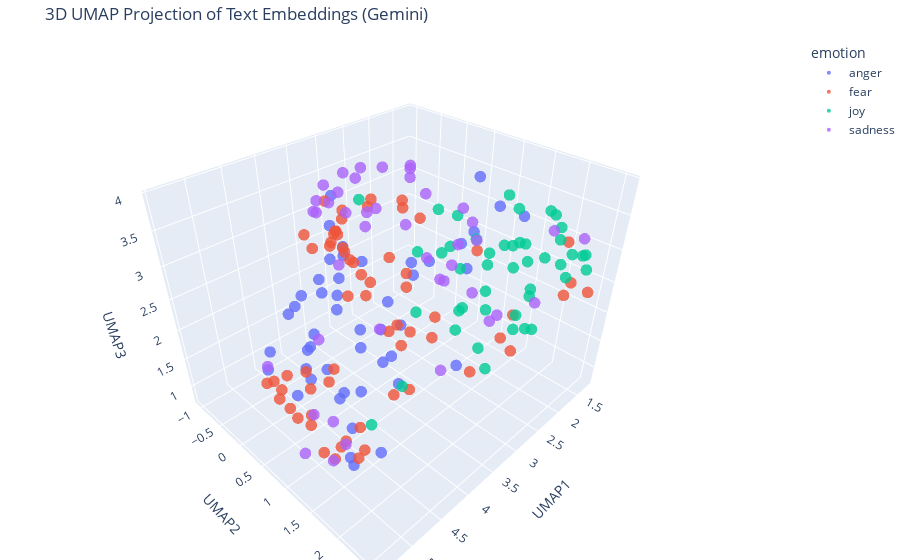

Notebook source saved alongside this figure:
### Markdown cell above
---
##### <a id='toc1_5_8_1_1_'></a>[**>>> Exercise 4 (Take home):**](#toc0_)

Apply UMAP to the same embeddings to reduce the dimensionality to 3D vectors and plot the 3D graph, discuss the differences and similarities with the 2D graph.

### Code cell
#Answer here - ex.4
import pandas as pd
import numpy as np
import umap
import plotly.express as px

#loading the saved sample embeddings [its was given in the previous sections]
train_df_new = pd.read_pickle("./data/train_df_sample_embeddings.pkl")
test_df_new  = pd.read_pickle("./data/test_df_sample_embeddings.pkl")

#combining and preparing matrix
combined_df = pd.concat([train_df_new, test_df_new], ignore_index=True)
X_embeddings = np.array(combined_df["embeddings_values"].tolist())

#umap
reducer_3d = umap.UMAP(
    n_components=3,
    metric="cosine",
    random_state=28
)
embedding_3d = reducer_3d.fit_transform(X_embeddings)

#build plotting frame
plot_3d = pd.DataFrame(embedding_3d, columns=["UMAP1", "UMAP2", "UMAP3"])
plot_3d["emotion"] = combined_df["emotion"].astype(str)
plot_3d["intensity"] = combined_df["intensity"]
plot_3d["text"] = combined_df["text"]

#making the 3D scatter interactive
fig = px.scatter_3d(
    plot_3d,
    x="UMAP1", y="UMAP2", z="UMAP3",
    color="emotion",
    hover_data=["text", "intensity"],
    title="3D UMAP Projection of Text Embeddings (Gemini)"
)
fig.update_traces(marker=dict(size=4, opacity=0.8))
fig.update_layout(margin=dict(l=0, r=0, t=40, b=0))
fig.show()

### Figure 1 — Plotly figure (JSON) as saved in the notebook; plotly's stock layout.template omitted (floating-point values rounded to 4 significant figures)
{"data": [{"customdata": [["I love when #girls are busy in teaching how to #pout while taking #selfie in a mall , their desication is immense #women love #perfection", 0.188], ["@JrDingy96 Ikr people still got a grudge against him for no reason like wtf?!", 0.75], ["Absolutely fuming I've just scratched all my car 😡😡😡😡😡😡", 0.75], ["I don't even #feel #anger anymore can't explain it .. #Tulsa #Charlotte #Trayvon #SandraBland #Philando #Ferguson #BatonRouge #MichaelBrown", 0.479], ["That feel when you travel 700 miles to pick up a form that arrives in the post two days after you leave. ", 0.438], ["@AudreyKare i'm like half expecting some rabid troll to come into my mentions accusing me of being a csa apologist or something lmao", 0.479], ["@AgentTinsley I believe that's what you call the fury of the righteous.", 0.5], ["Love how Megan is raging about this Kendall Jenner photo and I'm sat here like 🤔🙃", 0.396], ["So Rangers v Celtic ll ", 0.229], ["@mdivincenzo9 he's stupid, I hate him lol ", 0.521], ["I can definitely feel my irritation today, lord give me strength", 0.667], ["There's this Bpharm4 guy Eish that guy brings anger into my life. When I see him nje like darkness fills me @RamatsobaneM will know", 0.667], ["Inpouring this letter we are dying over against subsist checking quaint virtuoso ways toward fine huff yours l...", 0.562], ["@thomeagle Just to help maintain and boost our status as a world class centre for education, culture and tolerance. ", 0.167], ["@SapientSoldier timid but determined version of the rabid beasts beyond the land. Growling beneath my restrained breath, I //rip// myself --", 0.542], ["Now that the whole clown rage has scared me shitless, I'm gonna go cry in my room", 0.729], ["-- haired man strides close and watches as the Major flinches away from him, the reaction draws a growl from his throat.  -- (@DocHQuinzel)", 0.322], ["i resent biting my tongue.", 0.396], ["@WBIRSports They're still using his offense, up the middle 3X &amp; punt.", 0.417], ["All hell is breaking loose in Charlotte. #CharlotteProtest #anger #looting", 0.667], ["As if he heard my thought on the ether, my #ex has just posted #facebook pic of himself snuggling up with said #cats... now Im just ", 0.438], ["Take public opinion on revenge with Pakistan if govt is unable to decide. @aajtak @TimesNow @narendramodi", 0.458], ["So my Indian Uber driver just called someone the N word. If I wasn't in a moving vehicle I'd have jumped out #disgusted ", 0.896], ["@swagalini ive been through the denial and anger i am in pure acceptance", 0.491], ["Time wounds all heels.\\n\\n #DrunkJesus #rt #lol #wisdom #quote #comedy #self #Revenge  #hate #time #funny #politics #Trump #POTUS2016", 0.375], ["@RealBD_ @ReyesAverie 47 unarmed blacks killed by white cops in 2015. That many die every month in Chicago wheres the ", 0.625], ["@thedrepabon BLM was outraged by the shooting in NC the other day, turns out the guy pointed gun at police. Wait for facts before outrage", 0.438], ["It's easy to hold a grudge harder to let go.", 0.295], ["@ChronAVT ummm, the blog says 'with Simon Stehr faking 7th'...I'll expect an investigation forthwith. This is an #outrage", 0.688], ["I miss doing nothing someone I care about and attacking their face with kisses. #foreveralone #bitter 😩", 0.5], ["one month til someone's bday and i think it's time to flaunt that I got them something pretty awesome ", 0.143], ["@lynnew69 then he said talking about wills uncontrollable animals when moving to another link. These comments do not help! ", 0.583], ["Standard Candice starting the show with a pout #startasyoumeantogoon #GBBO", 0.33], ["@VodafoneUKhelp @VodafoneUK wow!! My bill is £44.77 and hav a text from u to prove that and you have taken £148!!!!! #swines  #con!", 0.646], ["Egyptian officials expressed frustration and outrage over the Obama/Hillary administration’s support of the Muslim Brotherhood", 0.579], ["can't believe Achilles killed me! ", 0.479], ["Houston might lose a coach tomorrow or by midnight. #yikes ?", 0.312], ["Never forget that 5Live cancelled programs, to allow them to extend 606 so people could call in and detail their outrage after our behaviour", 0.596], ["@RealJamesWoods @KennyCoble saddest part of this whole mess is that all of this #anger is #misdirected they should march 2 the #WhiteHouse", 0.667], ["Sometimes I get mad over something so minuscule I try to ruin somebodies life not like lose your job like get you into federal prison #anger", 0.646], ["@TrevorHMoore @paget_old In Scotland, the right-wingers are the most rabid anti-nationalists. Socialists are mostly in favour.", 0.604], ["Ok scrubbed hands 5 times before trying to put them in.\\nEyeballs #burning \\n#EvenMoreBlind accidentally scared the #cat whilst #screeching", 0.604], ["Might just leave and aggravate bae", 0.417], ["Me being on my dean really saving a lot of ppl, bc I don't snap nomore &amp; it take so much out of me..", 0.348], ["Why to have vanity sizes?Now sizes S,XS(evenXXS sometimes) are too big, WTF?! Dear corporate jerks, Lithuania didn't need this. #rant #angry", 0.708], ["Just joined #pottermore and was sorted into HUFFLEPUFF 😡😡😡 ", 0.438], ["Having a baby born too soon is #lifechanging 6 years on and it feels like only yesterday #sad #happy  #emotionalrollercoaster", 0.354], ["Hate when guys cant control their anger 🙃🙃", 0.646]], "hovertemplate": "emotion=anger<br>UMAP1=%{x}<br>UMAP2=%{y}<br>UMAP3=%{z}<br>text=%{customdata[0]}<br>intensity=%{customdata[1]}<extra></extra>", "legendgroup": "anger", "marker": {"color": "#636efa", "opacity": 0.8, "size": 4, "symbol": "circle"}, "mode": "markers", "name": "anger", "scene": "scene", "showlegend": true, "type": "scatter3d", "x": [1.572, 4.195, 4.635, 4.915, 4.285, 3.307, 3.977, 3.495, 4.512, 4.8, 4.286, 4.422, 2.0, 3.044, 2.49, 3.302, 2.275, 4.066, 4.725, 5.015, 3.878, 4.442, 4.982, 3.022, 4.971, 5.038, 5.166, 4.196, 4.374, 3.739, 1.554, 3.803, 2.89, 4.99, 5.342, 3.805, 4.351, 4.859, 4.839, 4.448, 3.589, 3.579, 3.966, 2.763, 4.659, 4.994, 2.0, 4.497], "y": [1.022, 0.9925, 0.1545, 1.049, -0.03478, 0.419, 1.311, 0.9933, 1.666, 1.28, 0.6202, 0.857, 0.7223, 1.599, 0.2174, -0.335, 0.3722, 0.3756, 1.317, 1.097, 0.1965, 1.899, 0.9974, 1.639, 1.582, 1.072, 1.19, 0.7547, 1.172, 0.02472, 1.419, 0.544, 0.6332, 0.07297, 1.233, 1.077, 0.9306, 1.541, 1.135, 0.5924, 0.7464, -0.1187, 0.8117, 1.507, 0.3502, 0.1944, 0.9607, 0.6933], "z": [3.195, 2.18, 2.488, 2.828, 2.502, 1.66, 2.104, 2.154, 1.065, 1.926, 3.34, 2.81, 2.653, 1.554, 2.329, 2.558, 2.324, 3.602, 0.8608, 2.732, 2.421, 2.333, 2.166, 3.102, 2.34, 2.687, 2.565, 3.525, 1.679, 3.756, 3.179, 1.998, 2.487, 1.738, 2.313, 2.724, 0.8247, 1.015, 2.316, 3.122, 1.422, 2.406, 3.253, 3.451, 2.718, 2.113, 3.75, 3.006]}, {"customdata": [["@Avanquest i have unsubscribed 3 times from your spam emails still coming? STOP THE EMAILS #avanquest #software ", 0.438], ["@RobdotThom @sulphurhoops in fact they need to start making all holidays! Maybe even e dry month pick a theme so we can have them all year", 0.229], ["@LakersTakeover it ain't that serious. #HOUvsNE  #igotbetterthingstodotonightthandie", 0.229], ["Halloween party coming soon! #turnt #ruinT #lit #firesauce #hotsauce #mildsauce #getsauced #champagnedreams #scary #haunt #kittens", 0.312], ["Ellie from @myspanishboots is here to answer your questions! Don't be shy - she loves talking about #equestrian fashion ;-) #equestrianhour", 0.208], ["@HoustonTexans just trying to go home tonight? A run on 2nd and 20 and a run on 3rd and 20? That's what champs do... #sike #losers ", 0.26], ["Why is it when you nap during the day you are so comfortable but sleeping at night you'll never be as comfortable ", 0.375], ["i might have #hysteria ,i don't kno if it's just #anxiety or both,..need a diagnosis cuz somethin' is messed up,need ert bu i nvr come out", 0.86], ["Yo Yo Yo,my name is #DarthVader \\nI feel like I need to puff on my inhaler (I'm no rapper but that was some sick bars)  #bars #rap", 0.25], ["@jody_paterson So I worry about emphasis on 'keeping family together' as a guiding principle, due to my own experiences", 0.396], ["i've been rooting for him since the beginning #anxiety #BB18", 0.521], ["When you make a great tasting shake and no words can describe it!😃👌🏻 #shake #herbalifenutrition #tastesogood #nowords", 0.125], ["India wants to #shake #hands with # pakistan ..... but as usual pakistan #cheat with every #indian \\n\\n..........shameless pakistan", 0.458], ["so I picked up my phone!!!' #shocking 😳", 0.542], ["My roommate turns the sink off with her foot to avoid germs and a guy says 'YOUR roommate is feet girl?! I'm so sorry' plz help #nightmare", 0.583], ["That feeling you get when you know the information but scared you might do bad on a test #collegelife #nervous 😥😥", 0.854], ["@dc_mma @ChampionsFight think shes afraid to fight Holly. One can only imagine what goes through her head when she thinks of Cyborg ", 0.688], ["Hahahah what a horrific penalty from bayer. 5 feet wide. Jesus", 0.333], ["Most Americans think the media is nothing but Government propaganda BS. #lies #control #BS #RiggedSystem #distrust #garbage #oreillyfactor", 0.5], ["a vote for #killary is like sticking a knife in a toaster #shocking #MakeAmericaGreatAgain", 0.521], ["Donnie trumpeter is a vapid and vacant vile viper slithering through the landscape and playing on the gears of the fearful and afraid.", 0.604], ["&gt;.&lt; too much clutter in my brain with recent little changes that I haven't yet processed... #dying #panic #IveBeenBusierWhyAmIOverwhelmed :(", 0.693], ["Maybe I'm too cynical for my own good, but I'm afraid, this is the only way to understand Nigeria.", 0.517], ["I've been in such a bad mood this week, and work has been horrific, so I decided to start a scrapbook of my summer vacation", 0.56], ["@BBHOH #terrible Paul so deserved that win!!! #movie #ChildrenOfMen.\\n\\n#cages  #refugees", 0.312], ["I get soooo nervous when an actually attractive guy tries to talk to me in person. Like 9/10 I turn him down just from habit 😭", 0.708], ["How is that in 2016, a 757 airplane does not have WiFi...ridiculous. #AmericanAirlines #americanairlinessucks #AATeam ", 0.292], ["Lady gaga fucking followed i have been waiting for this day for ages it fucking happened im shaking thank you so much @ladygaga ❤️", 0.275], ["My mind always seems to work its best at night #restless", 0.417], ["@zavvi @zavvihelp only offering 6 moth warranty #ps4pro  #truth #ripoff", 0.375], ["@GreensACT @ShaneRattenbury @carolinelec what about #publictransport to &amp; from #CanberraAirport. Most cities have. Mr Barr very #coy on.", 0.312], ["#rocklandcounty get to ravis in suffern, ny. Great food, new #chef, terrific atmosphere. Say 'twitter' to server and get free #appetizer", 0.125], ["@latenightdaryun pfft, as if anyone undergoing the constant ongoing horror of sapient consciousness has any trust in themself anyway", 0.646], ["@UCSMindfulness thank u so much! we just finished another #mindfulness film called #release about #anxiety - plz share!", 0.375], ["That free kick from Rooney was awful", 0.333], ["Overtime... #TeamNA #WCH2016 #nervous", 0.604], ["I like the commercial where @kohara19, on a chocolate milk bender, steals a soccer ball from some guys and refuses to give it back. ", 0.188], ["i'd let jiho step on my throat but he'd probs be afraid he'd hurt me", 0.688], ["In addition to fiction, wish me luck on my research paper this semester. 15-20 pages, oh boy. ", 0.54], ["The irony in that last is that Republicans - more likely to watch Fox News - distrust the news media more. Yet they can't see Fox's lies!", 0.409], ["Oh I get i see it's #TexasTech playing tonight not the #Texans #TNF #texansarebad #terrible", 0.354], ["@BBCPolitics @BBCNews I'd rather leave my child with @BorisJohnson ", 0.438], ["Saga: When all of your devices and teles fail just in time for bake off  #gbbo", 0.583], ["Do you think humans have the sense for recognizing impending doom? ", 0.667], ["@mackenzian yes! That was my one qualm. These are deeply theological issues we're engaging theologically.", 0.229], ["How the fuck do we #live our lives admiring everybody that ever just did something to #win it, then be #afraid to even try to do it yourself", 0.604], ["@Megannn_walsh12 @itsshelleeey never said that,Just not fair how Yous think it's completely okay to bully someone", 0.646], ["@Nxrthstxr I think it's the daunting fact of the typical offer being those grades. Even though it's been proven not to be the case exactly", 0.396], ["@TiganVarcolac &lt; feel this precious pleasure. 'Harder..' He whispered almost breathless and his index finger stroked along his waistband &gt;", 0.312], ["Looks like #India is finally taking #Pakistan n it's #terrorism to task.#uriattacks.", 0.583], ["I was literally shaking getting the EKG done lol 🙄", 0.875], ["Whatt a trailerrrr !!! @karanjohar @AnushkaSharma #RanbirKapoor #AishwaryaRaiBachchan i am COMPLETELY BLOWN !!  #longingformore", 0.354], ["@madhav_pastey moral of the story, never check mails in the night. PS. Most notices have nothing much to worry about. @ashwinikn", 0.354], ["⊰ @FrameOfAnAngel ⊱ \\n\\n+ Of them. I'm here for answers, and if I scare her to death, there won't be answers for me. \\n\\nSo instead, I just +", 0.583], ["Trying to book holiday flights on @britishairways website is becoming a ", 0.312], ["Came in to work today 1.5 hours late.1st thing I hear: 'Ma'am,the big boss has been waiting for you in his office.' #panic #hateBeingLate 😩😪", 0.896], ["@SAHARTHERAPPER I unfollowed without hesitation &lt;3", 0.229], ["@JeffersonLake speaking of ex cobblers, saw Ricky Holmes at Charlton last week.. tracking back &amp; defending... I dread seeing Gorre on ball..", 0.417], ["Another fun fact: i am afraid", 0.667], ["@LethalWeaponFOX This show SUCKS! #lame #awful you even used the same names?? lol SO SO bad! #Failed #notworth2minutes. Off air SOON", 0.396], ["@AttentiAlGatto LOL! Why would it scare me? It doesn't make any sense at all but it doesn't scare me! {chuckles}", 0.292], ["@mikefreemanNFL \\nIsn't OBrien supposed to be some sort of offensive genius #awful", 0.479], ["@hollywooddivas @TMZ_Sports Idiots like Larry Sanders scare us All!How can Morons these days Rush 2 Judge #Police w/o all facts yet?FU thugs", 0.604], ["Bout ta get my @dontbreathe on up in here! @WarrenTheaters #nervous #icantholdmybreaththatlong", 0.688]], "hovertemplate": "emotion=fear<br>UMAP1=%{x}<br>UMAP2=%{y}<br>UMAP3=%{z}<br>text=%{customdata[0]}<br>intensity=%{customdata[1]}<extra></extra>", "legendgroup": "fear", "marker": {"color": "#EF553B", "opacity": 0.8, "size": 4, "symbol": "circle"}, "mode": "markers", "name": "fear", "scene": "scene", "showlegend": true, "type": "scatter3d", "x": [4.975, 2.919, 4.295, 2.701, 1.866, 4.743, 2.793, 3.08, 3.578, 3.277, 2.863, 1.39, 4.571, 3.495, 2.602, 2.911, 3.224, 4.812, 5.407, 5.342, 5.336, 3.224, 4.08, 3.458, 4.45, 2.83, 5.108, 1.588, 2.849, 5.109, 4.418, 1.679, 3.121, 3.066, 5.066, 2.753, 2.534, 2.471, 2.174, 5.347, 4.539, 4.301, 3.604, 3.172, 2.913, 4.065, 3.664, 2.807, 1.738, 4.402, 2.892, 1.633, 2.86, 2.496, 4.697, 2.975, 2.778, 4.809, 2.974, 5.178, 3.054, 5.061, 5.003, 2.949], "y": [0.1483, 1.741, 1.027, 0.323, 1.636, 1.167, 0.3189, -0.7932, 1.647, 0.792, -0.8353, 2.044, 1.952, 0.4293, -0.5712, -0.9686, -0.3758, 1.703, 0.9566, 1.456, 1.42, -0.5664, 0.01537, 0.4435, 0.6255, -0.8969, 0.6673, 2.281, 0.3843, 0.2024, 0.07724, 2.257, -0.1741, -0.9748, 1.448, -1.006, 2.088, -0.2624, 0.07715, 0.9289, 1.014, 0.5581, -0.2384, -0.3491, 1.037, -0.1539, 0.9459, 0.5131, 0.8157, 2.026, -0.9439, 2.56, 0.2957, 0.1273, 0.0332, -0.7033, 2.067, 1.578, -0.5112, 0.9204, -0.1638, 1.224, 0.9974, -1.04], "z": [1.578, 1.45, 0.8706, 2.285, 1.799, 0.9551, 3.466, 2.636, 2.673, 1.566, 2.22, 2.967, 2.289, 2.557, 2.988, 2.55, 1.805, 1.384, 2.115, 2.173, 1.984, 2.828, 3.145, 3.757, 1.535, 2.749, 1.549, 2.524, 3.399, 1.666, 1.346, 2.353, 2.23, 3.097, 1.225, 2.176, 1.795, 2.201, 2.881, 2.197, 0.7838, 1.624, 2.879, 2.425, 1.639, 3.267, 2.116, 1.39, 2.467, 2.306, 2.491, 2.526, 1.431, 1.858, 1.427, 3.015, 2.14, 1.135, 2.224, 1.616, 1.835, 1.153, 2.028, 2.342]}, {"customdata": [["Be #happy. Be #bright. Be YOU :) #identity #TimelessTips #friendship #family #forest #water #family #TrueLove #God #RoadSoFar #you #LifeTrip", 0.708], ["@lawson__lynch my kinda girl pleasing the dick right😍😏", 0.542], ["Tom Phillips being all jovial at the start of this week's show when Joe is strutting out after that video package is quite the juxtaposition", 0.38], ["#ukedchat A4 Just go outside (or to the gym hall) and play! \\n#education #playful #learning", 0.481], ["Thank you @RachelPlatten for teaching me how to live again. It's been so long since &amp; this ride is about to be exhilarating. I just know it", 0.68], ["@NHLstoreNYC I'm cheering for @TeamNA_WCH and @TeamEUR_WCH #NHLNYCSweepstakes", 0.56], ["Not untill today has anyone ever said to me they remember what I had on over 7 years ago when they met me n liked me since #cutealert ", 0.521], ["When you wake up from a dream laughing at something stupid, and that makes you laugh more #hilarious", 0.875], ["Why have I only just started watching glee this week I am now addicted 🙄  #GLEEK", 0.5], ["My morning started off amazing!! Hopefully the whole day is going as i want it to go!\\n #GreatDay ", 0.917], ["Studying the phases of oscillation. How jovial. 😐🔫", 0.1], ["Watch this amazing live.ly broadcast by @matt.boss #lively #musicallyjh", 0.479], ["So is cheerfulness, or a good temper, the more it is spent, the more remains. Ralph Waldo Emerson", 0.438], ["@PeteSpencer007 Are you always so relentlessly positive? Your constantly cheerful optimistic disposition starts to grate after a while.", 0.34], ["Thank you @twitter for the balloons today.  #goodday #48", 0.562], ["@itsyourgirl_Z happy birthday :) have a blessed day love from Toronto :) #bday ", 0.868], ["@adamrodricks I like your optimism!", 0.62], ["@tunaeP_ cheer up☺️", 0.42], ["@jimadair3 Guitar shop owners everywhere rejoice", 0.667], ["@imDevinLopez happy bday bro! 👌🏻", 0.708], ["@Myahrissavietta I'm cheery now 😘😉", 0.76], ["repentance, and trusting in Christ. It is lowly and painful, but it is also joyous, peaceful, and absolutely glorious. (2/2)", 0.479], ["which always leads to the kind of hilarity average people will never experience - especially during breakups.", 0.312], ["Retweeted GunnySmith93 (@Stephen21Smith):\\n\\nDays like today I am happy to be alive! #blessed #rejoice", 0.86], ["Being a veteran just totally got me out of a ticket. I'm elated right now, close call.", 0.604], ["sparkling or still? #terribledebatequestions", 0.146], ["@PersephoneOD Her cheerful voice echoed through the grand, familiar home, a smile blossoming on my rosy brims, 'Mom.' I reciprocated the --", 0.537], ["talk about a mood pickup i went from depressed to elated so fast", 0.56], ["now that I have my future planned out, I feel so much happier #goals #life  #igotthis #yay", 0.792], ["I'm watching joyful noise for 100000000 time cuz I love this movie and @KekePalmer", 0.792], ["I just really enjoy bright colors, like the colors you would see downtown Miami", 0.729], ["My boss likes to stand in my office &amp; smile at me like a shark: maliciously gleeful, and ask me how am I as if I have a secret to tell her.", 0.396], ["@finkowska @PigletParker they happen. I expect your thumbs were all over the place in glee, interpreting my double negative.", 0.375], ["@TheVulcanSalute , just saw the Save The Day PSA. Why were you in obvious tears doing it? I'd have thought you'd be your cheerful self.", 0.2], ["Rojo is so bad it's hilarious.", 0.6], ["@LoriAlan1 Seriously. Digging those eyebrows. ", 0.479], ["@tomlinmayniac starting my new challenge ! A glee poll every day !", 0.625], ["I turn 25 in two weeks. I am so happy. 24 was my darkest year yet. I am elated that I survived", 0.708], ["@yungdoujin wouldn't that basically be sparkling water", 0.32], ["Nawaz Sharif is getting more funnier than @kapilsharmak9 day by day. #laughter #challenge #kashmir #baloch", 0.7], ["This tweet is dedicated to my back pain, which I do not understand because I am youthful and spry. Full of life. Vivacious.", 0.229], ["Somebody who has braved the storm is brewing. ", 0.292], ["i was so embarrassed when she saw us i was like knvfkkjg she thinks we're stalkers n then she starts waving all cheerfully inviting us in 😩", 0.25], ["@hesham786 that's the spirit ", 0.354], ["Our tone of voice: we're like One Direction, we're thoughtful and timid, yet playful", 0.423]], "hovertemplate": "emotion=joy<br>UMAP1=%{x}<br>UMAP2=%{y}<br>UMAP3=%{z}<br>text=%{customdata[0]}<br>intensity=%{customdata[1]}<extra></extra>", "legendgroup": "joy", "marker": {"color": "#00cc96", "opacity": 0.8, "size": 4, "symbol": "circle"}, "mode": "markers", "name": "joy", "scene": "scene", "showlegend": true, "type": "scatter3d", "x": [1.763, 1.529, 2.195, 2.788, 1.519, 1.949, 1.522, 3.779, 1.481, 1.534, 1.875, 2.626, 1.9, 2.255, 1.599, 1.308, 2.363, 2.257, 2.403, 1.259, 1.749, 2.257, 2.273, 1.834, 1.55, 2.154, 1.789, 1.989, 1.504, 1.32, 2.019, 1.944, 2.556, 2.87, 4.576, 1.428, 1.687, 1.52, 2.305, 4.508, 2.063, 2.64, 2.593, 2.899, 1.945], "y": [1.94, 1.135, 0.8885, 1.892, 2.427, 1.908, 1.119, 1.525, 1.628, 1.998, 0.89, 1.662, 1.565, 1.431, 2.233, 2.277, 1.977, 1.406, 2.274, 2.214, 1.682, 1.843, 0.8443, 2.219, 1.803, 0.9431, 1.059, 1.603, 1.968, 2.055, 1.948, 0.2219, 1.159, 1.239, 1.574, 1.416, 1.572, 1.866, 1.005, 2.018, 1.622, 0.4733, -0.7675, 1.826, 0.3224], "z": [2.839, 2.601, 2.392, 1.519, 2.76, 1.747, 3.381, 2.788, 1.931, 3.041, 2.743, 2.591, 2.579, 1.984, 2.945, 2.831, 1.999, 2.894, 2.186, 2.771, 2.662, 3.231, 3.245, 2.891, 3.398, 1.718, 2.352, 3.516, 3.201, 2.378, 2.468, 2.991, 1.644, 3.181, 1.54, 2.696, 1.665, 3.352, 1.774, 2.419, 3.017, 2.683, 3.029, 1.903, 2.306]}, {"customdata": [["@megalvz literally was gloomy for an hour", 0.729], ["@Jay_2752 thank you, I shall mourn her", 0.667], ["@emorottie true sonicsatam was serious and a bit dark. Aosth is like super goofy and Looney toonie to a degree", 0.271], ["Sometimes I think the British political landscape is desolate and then I look over at the foaming wasteland of the US and think we're OK", 0.438], ["blues bar", 0.188], ["Condolences to the  JC and the Georges family.. #sad", 0.771], ["Depression sucks! #depression", 0.958], ["From what I know of the man, I have to assume that @realDonaldTrump has had a heated argument with his own penis. #sad", 0.583], ["@_noTORIEty lol senior year we would get early dismal for work study ,he was her boss and you know what happened next 🙃", 0.354], ["I'll just have to #eat my way to #sobriety. This'll be a hell of a journey back to #sober", 0.625], ["The #pessimist complains about the wind; the #optimist expects it to change; the realist adjusts the sails.' - William Arthur Ward\\n#IGNITE", 0.271], ["Regret for the things we did can be tempered by time; it is regret for the things we did not do that is inconsolable. - Sydney J. Harris", 0.354], ["For those of you who I have footage of but didn’t make it into this mix—don’t get discouraged! I ran out of room on the beat this week.", 0.312], ["in health we did a think about depression and now i feel like i have it", 0.75], ["@everton_de_leon @sterushton Genuinely grim stuff. Over a century of history sold off by some porn baron twats for a minty new stadium. Urgh", 0.624], ["@KatelynKolsrud thanks mucho kate💕 #sober", 0.208], ["@SilkInSide @TommyJoeRatliff that's so pretty! I love the sky in the background and the purple highlights with the dull colors is great", 0.088], ["Romero is fucking dreadful like seriously my 11 month old is better than him.", 0.583], ["@OnesOwnGrief Just a shame his world was gloom from day one almost.Though it makes sense he'd have the whole part hydra,part s.h.i.e.l.d(c)", 0.542], ["It's my last week at CN! I'm gonna be sad to leave, but this will also be my first planned break since going into animation!", 0.438], ["Beats is accurately all-powerful with respect to high-quality high-frequency speaker in re the extra desolate relating to fire-ea:…", 0.271], ["@TouchPH  The solution is to punish the criminals. That's the only way to discourage crime. or the circle will continue.", 0.479], ["The weather sure matches the mood in this state today.. #gloomy", 0.792], ["tones - \\n: 1/2 of my favourite chris pine stans. i love tones more than anything, mt sweet summer child i will attack anyone who hurts her", 0.271], ["Cheap pout my brodcast", 0.438], ["bad news fam, life is still hard and awful #depression #anxiety #atleastIhaveBuffy", 0.812], ["A tummy full of steak, wine, key lime pine and cuddles on tap. What a way to turn around a stressful Wednesday 💛", 0.188], ["Depression sucks! ", 0.875], ["After spending £450 @Debenhams I was offered a £5 voucher. I asked if I could spend it at weekend? Was told 'no valid today only' #unhappy", 0.814], ["It's sad when your man leaves work a little bit late and your worst fear is 'Oh no!! Did he get stopped by the police?!?! ' #sad #ourworld", 0.688], ["so lost i'm faded", 0.729], ["Am I the only person who dislikes fall? #FirstDayofFall #leaves #thingsdie #depressing #cold #noflipflops 👎🏾👎🏽👎🏻🍂🍁", 0.771], ["Never leave me alone with my credit card. Nope nope mope.", 0.458], ["Somehow 90% of the sausage in this pasta I made sunk to the bottom so I'm eating sausage with a tiny bit of leftover pasta", 0.333], ["Don't let the behavior of others destroy ur inner peace.' -Dalai Lama @OWNTV #healing #depression #anxiety #intuition #meditation #book", 0.583], ["I'd rather laugh with the rarest genius, in beautiful alliance with his own being, where he kept his sadness. #melancholy", 0.688], ["Remembering those day when u still did'nt know kpop n thinking about how sad your life was without it - Kpop fan", 0.521], ["A3: But chronic sadness may mean there are underlying issues than getting sad occassionally over a particular issue (2/2) #mhchat", 0.562], ["MC: what are you listen to these days?\\nBogum: these days I feel gloomy, I listen to ccm (spiritual song) often.\\n\\nChurch oppa mode. :)", 0.583], ["My life went from happy to unhappy..", 0.812], ["Donating to Trump puts a damper on a very exciting @Cubs season. Really bad look, Ricketts family.", 0.438], ["Season 3 and Charlie is still a prick! #lost", 0.375], ["I can't WAIT to go to work tomorrow with a high as fuck fever. [sarcasm]\\nHopefully I'll feel better tomorrow.\\nBut I doubt it. #pessimism", 0.646]], "hovertemplate": "emotion=sadness<br>UMAP1=%{x}<br>UMAP2=%{y}<br>UMAP3=%{z}<br>text=%{customdata[0]}<br>intensity=%{customdata[1]}<extra></extra>", "legendgroup": "sadness", "marker": {"color": "#ab63fa", "opacity": 0.8, "size": 4, "symbol": "circle"}, "mode": "markers", "name": "sadness", "scene": "scene", "showlegend": true, "type": "scatter3d", "x": [2.712, 3.241, 3.398, 4.368, 2.884, 3.261, 3.351, 5.334, 1.725, 3.741, 2.496, 3.897, 2.625, 3.087, 5.107, 1.494, 2.099, 4.894, 3.124, 2.577, 2.17, 3.476, 3.283, 2.061, 2.773, 3.441, 1.704, 3.286, 4.953, 3.3, 2.998, 3.536, 3.457, 3.744, 3.277, 2.772, 2.436, 2.967, 2.571, 2.803, 5.405, 4.833, 3.891], "y": [1.153, 1.411, 0.488, 0.3717, 2.048, 1.203, -0.1916, 1.491, 0.4999, -0.2759, 1.681, 0.8147, 1.455, -0.148, 1.465, 2.306, 2.086, 1.454, 0.7078, 1.332, 0.8005, 1.693, 0.3386, 0.4916, 1.562, -0.4074, 1.982, -0.02976, 0.006887, -0.2354, -0.151, -0.087, -0.2524, -0.3527, -0.7057, 0.7149, 0.1176, 0.1353, 0.2496, 0.4672, 1.341, 1.158, -0.09565], "z": [2.797, 2.943, 1.753, 2.053, 2.547, 3.168, 3.866, 2.198, 3.032, 3.582, 2.051, 3.692, 3.257, 3.869, 1.243, 3.165, 2.356, 1.349, 3.38, 3.444, 2.738, 1.796, 3.53, 1.937, 2.589, 3.405, 3.235, 3.824, 1.73, 3.266, 3.192, 3.694, 2.509, 3.404, 3.504, 3.687, 3.74, 3.925, 3.863, 3.838, 1.511, 1.475, 3.535]}], "layout": {"legend": {"title": {"text": "emotion"}, "tracegroupgap": 0}, "margin": {"b": 0, "l": 0, "r": 0, "t": 40}, "scene": {"domain": {"x": [0, 1], "y": [0, 1]}, "xaxis": {"title": {"text": "UMAP1"}}, "yaxis": {"title": {"text": "UMAP2"}}, "zaxis": {"title": {"text": "UMAP3"}}}, "title": {"text": "3D UMAP Projection of Text Embeddings (Gemini)"}}}
